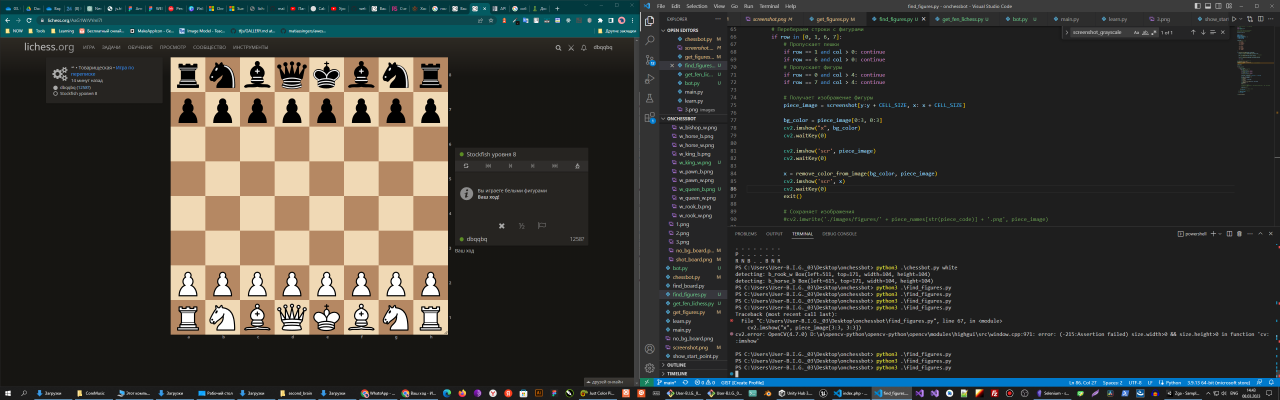
#> input picture screenshot.png, 3840 x 1200 px (shown at 1/3 size)
$ python detect_board.py
#> lines starting #> are read from the running program, lines starting #| are printed output that depends on the picture
import cv2


shot = cv2.imread("screenshot.png")
#> shot is the input picture: shape (1200, 3840, 3); mean B, G, R 52.7, 57.2, 57.6

h = 830
w = 830

left = 520
top = 173

crop_img = shot[top:top + h, left:left + w]
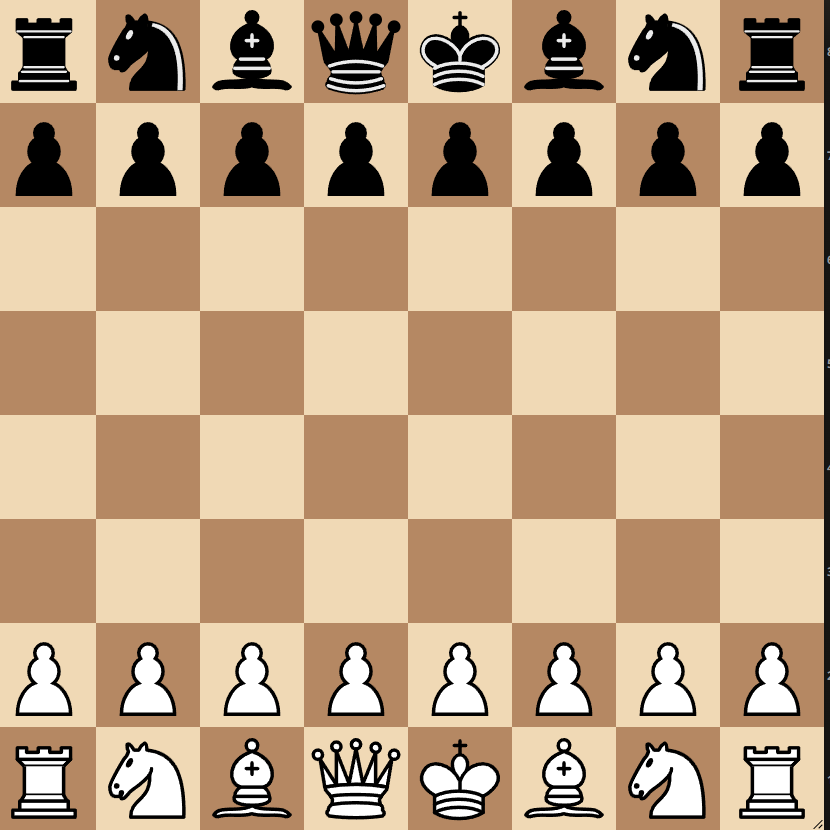
#> crop_img: shape (830, 830, 3); mean B, G, R 131.8, 162.7, 191.6

cv2.imshow("T", crop_img)
cv2.waitKey(0)
cv2.destroyAllWindows()
